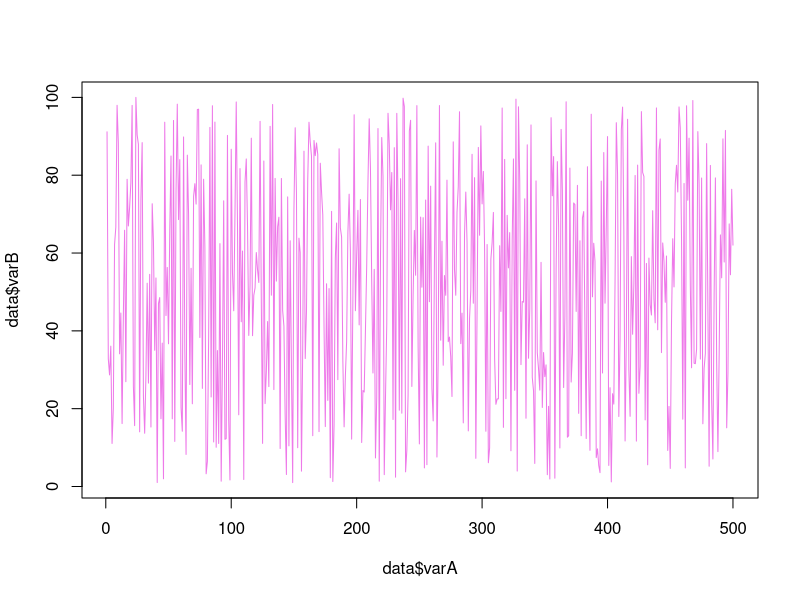
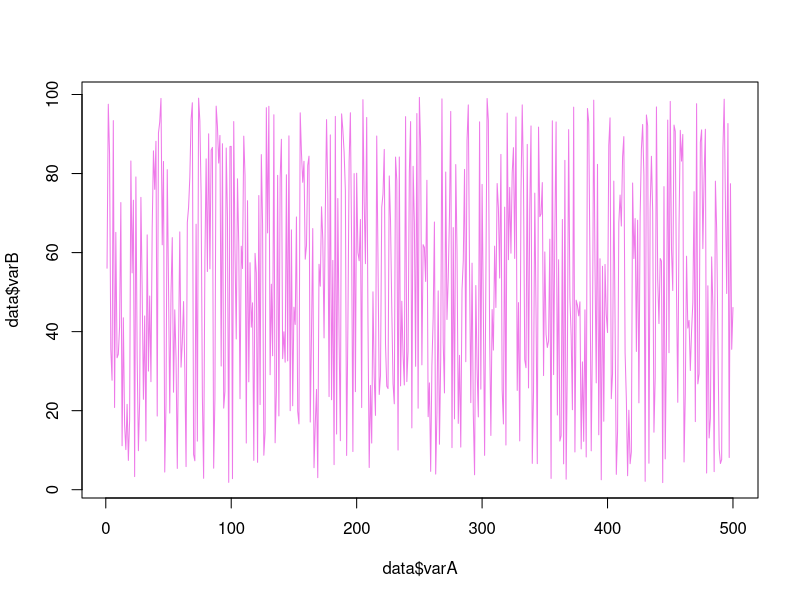
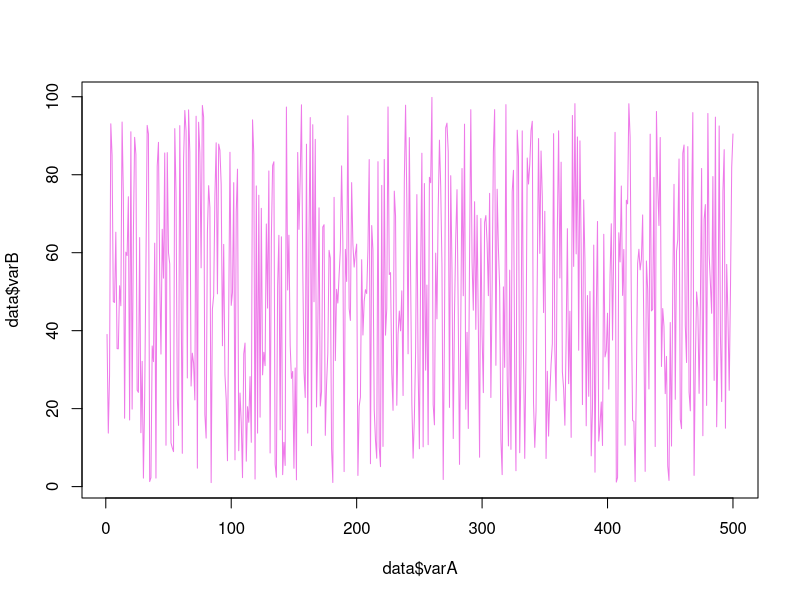
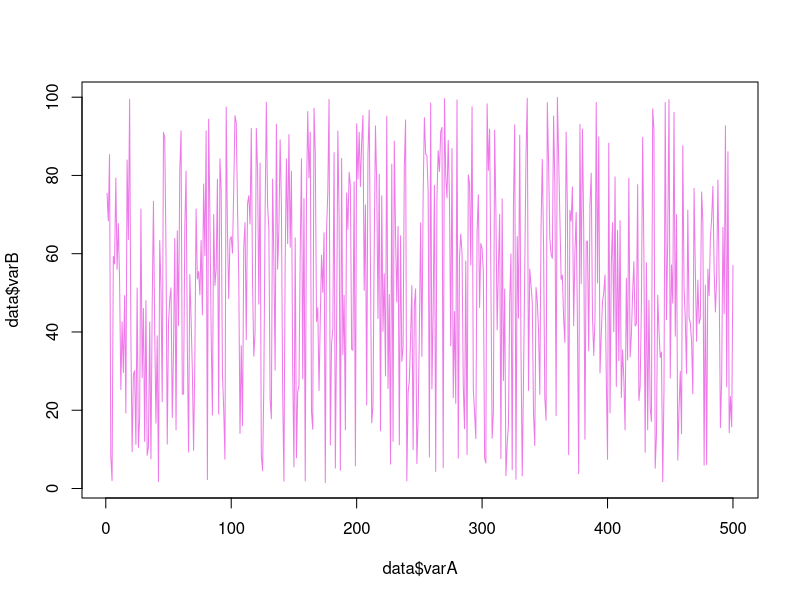
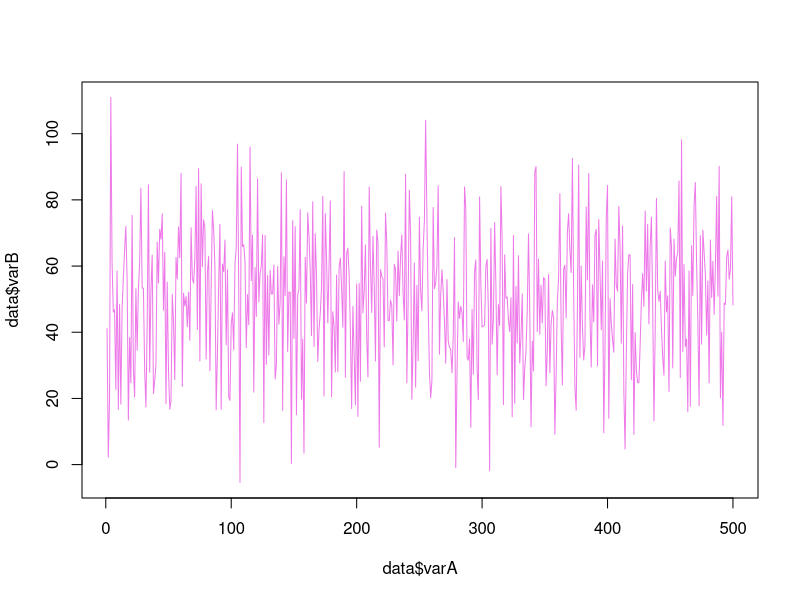

Write R code to recreate these figures, in order.
## ---- chunk 1
#| echo: TRUE
#| output: FALSE

varA<-c(1:500)
varB<-runif(500,1,100)

data<-data.frame(varA,varB)

plot(data$varA,data$varB,type="l",col="orchid2")
## ---- chunk 2
#| echo: FALSE

varA<-c(1:500)
varB<-runif(500,1,100)

data<-data.frame(varA,varB)

plot(data$varA,data$varB,type="l",col="orchid2")
## ---- chunk 3
#| echo: TRUE
#| output: FALSE

varA<-c(1:500)
varB<-runif(500,1,100)

data<-data.frame(varA,varB)

plot(data$varA,data$varB,type="l",col="orchid2")
## ---- chunk 4
#| echo: TRUE
#| output: FALSE

#here's where we make some data
varA<-c(1:500)
varB<-runif(500,1,100)

#here's where we put it together in a dataframe
data<-data.frame(varA,varB)


#here's where we plot that data
plot(data$varA,data$varB,type="l",col="orchid2")
## ---- chunk 5
#| echo: TRUE
#| output: FALSE

#here's where we make some data
varA<-c(1:500)
#varB<-runif(500,1,100)
varB<-rnorm(500,50,20)  #Trying out a normal distribution here

#here's where we put it together in a dataframe
data<-data.frame(varA,varB)


#here's where we plot that data
plot(data$varA,data$varB,type="l",col="orchid2")
